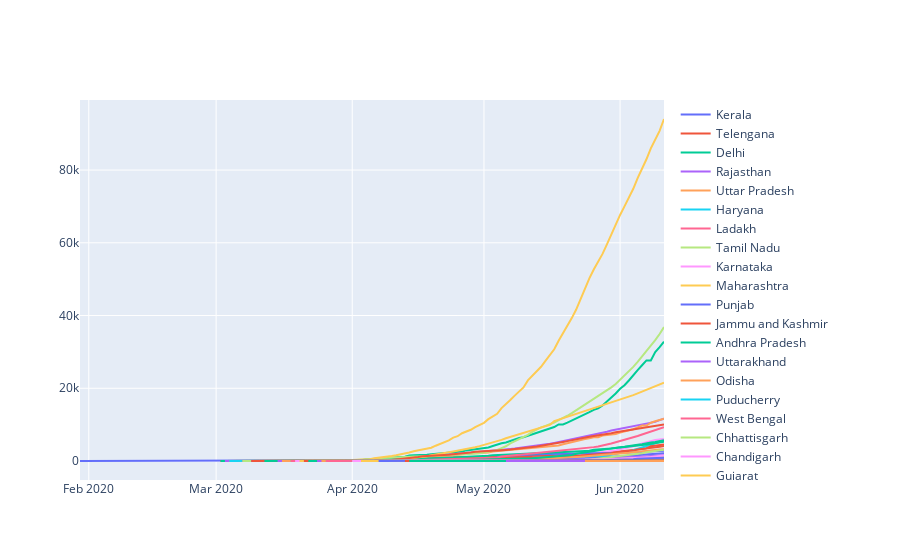

Notebook code cell kept with this figure:
### Code cell
fig_confirmed_cases.show()
